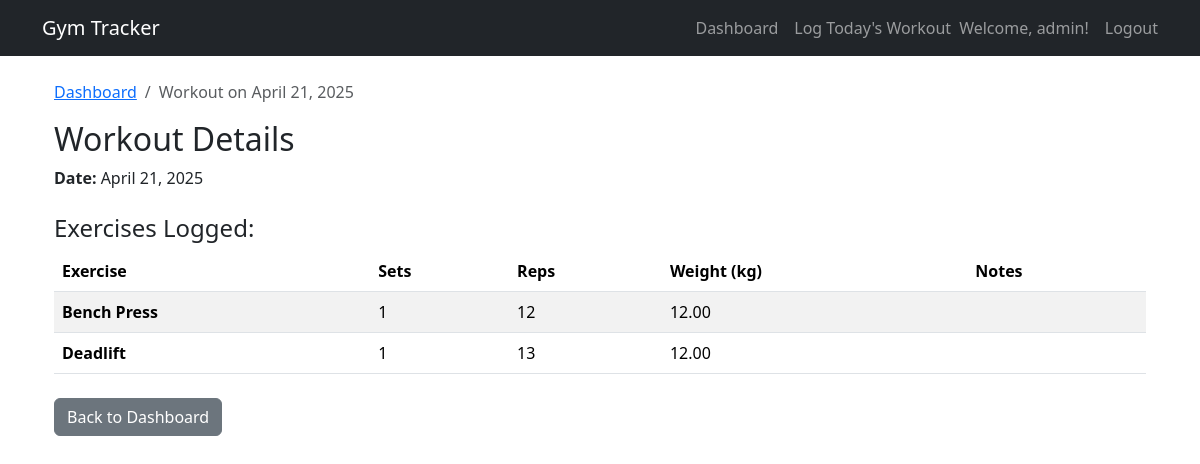
Page /workouts/session/1/ (signed in) on the earlier database version.
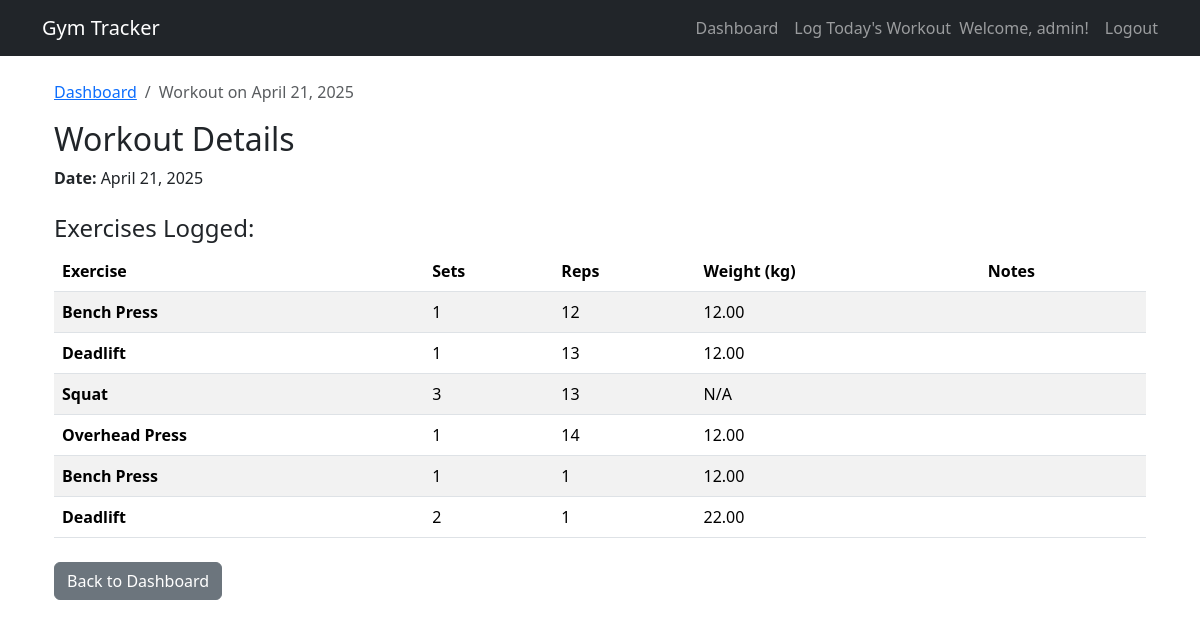
Same page on the later database version.
### workouts/models.py (models this page shows, shortened)
class WorkoutLog(models.Model):
    session = models.ForeignKey(WorkoutSession, related_name='logs', on_delete=models.CASCADE)
    exercise = models.ForeignKey(Exercise, on_delete=models.PROTECT) # Protect exercise from deletion if used
    sets = models.PositiveIntegerField(blank=True, null=True)
    reps = models.PositiveIntegerField(blank=True, null=True)
    weight = models.DecimalField(max_digits=6, decimal_places=2, blank=True, null=True)
    duration = models.DurationField(blank=True, null=True) # e.g., for cardio
    notes = models.TextField(blank=True, null=True)

class Exercise(models.Model):
    name = models.CharField(max_length=100, unique=True)
    description = models.TextField(blank=True, null=True)

### workouts/views.py (the view)
# urls.py: path('session/<int:session_id>/', views.workout_detail_view, name='workout_detail'),
@login_required
def workout_detail_view(request, session_id):
    workout_session = get_object_or_404(WorkoutSession, pk=session_id, user=request.user)
    session_logs = workout_session.logs.all()
    context = {
        'session': workout_session,
        'logs': session_logs,
    }
    return render(request, 'workouts/workout_detail.html', context)

### workouts/templates/workouts/workout_detail.html (shortened to what this page needs)
{% extends 'workouts/base.html' %}
{% block content %}
<div class="container mt-4">
    <nav aria-label="breadcrumb">
        <ol class="breadcrumb">
            <li class="breadcrumb-item"><a href="{% url 'workouts:dashboard' %}">Dashboard</a></li>
            <li class="breadcrumb-item active" aria-current="page">Workout on {{ session.date|date:"F d, Y" }}</li>
        </ol>
    </nav>
    <h2>Workout Details</h2>
    <p><strong>Date:</strong> {{ session.date|date:"F d, Y" }}</p>
    <h4 class="mt-4">Exercises Logged:</h4>
    {% if logs %}
        <table class="table table-striped table-hover">
            <thead>
                <tr>
                    <th scope="col">Exercise</th>
                    <th scope="col">Sets</th>
                    <th scope="col">Reps</th>
                    <th scope="col">Weight (kg)</th>
                    <th scope="col">Notes</th>
                </tr>
            </thead>
            <tbody>
                {% for log in logs %}
                <tr>
                    <td><strong>{{ log.exercise.name }}</strong></td>
                    <td>{{ log.sets|default:"N/A" }}</td>
                    <td>{{ log.reps|default:"N/A" }}</td>
                    <td>{{ log.weight|default:"N/A" }}</td>
                    <td>{{ log.notes|default:""|linebreaksbr }}</td>
                </tr>
                {% endfor %}
            </tbody>
        </table>
    {% else %}
        <p>No specific exercises were logged for this session.</p>
    {% endif %}
    <div class="mt-4">
        <a href="{% url 'workouts:dashboard' %}" class="btn btn-secondary">Back to Dashboard</a>
    </div>
</div>
{% endblock %}

Differences in the rows shown:
added WorkoutLog: exercise.name "Squat", sets "3", reps "13", weight "N/A"
added WorkoutLog: exercise.name "Overhead Press", sets "1", reps "14", weight "12.00"
added WorkoutLog: exercise.name "Bench Press", sets "1", reps "1", weight "12.00"
added WorkoutLog: exercise.name "Deadlift", sets "2", reps "1", weight "22.00"
